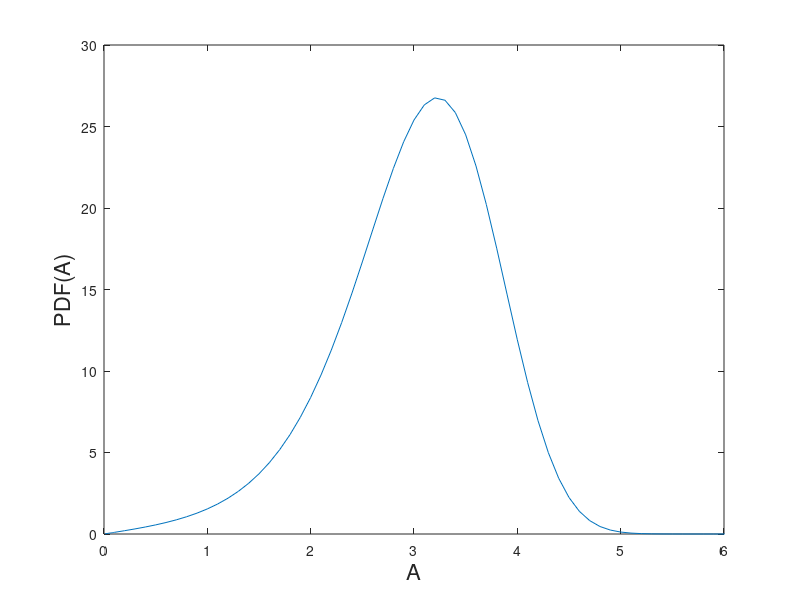

MATLAB code to generate this figure: (Note: this script raises an error after producing the figure.)
%----------- Amplitude dynamics and statistics of Van der Pol oscillator -----------------
%----------- Nicolas Noiray. last update: nov. 2016
% Matlab script and simulink model used to generate the figure 4
% of the paper entitled "Linear Growth Rate Estimation From Dynamics 
% and Statistics of Acoustic Signal Envelope in Turbulent Combustors" 
% from Nicolas Noiray and published in 2017 in the 
% Journal of Engineering for Gas Turbines and Power


clear all
close all

% Parameters of the stochastic Van der Pol oscillator
omega=2*pi*120;
nu=4;
kappa=3.4;
Gamma=1e7;
% Theoretical PDF
a_vec=[0.01:0.01:0.1 0.2:0.1:12]; % Amplitude vector
pdf_A=a_vec.* exp(4*omega^2/Gamma *(nu*a_vec.^2/2-kappa*a_vec.^4/32));
pdf_A_norm=pdf_A./sum(pdf_A.*[0 diff(a_vec)]); % Normalized PDF

figure
plot(a_vec,pdf_A)
xlim([0 6])
xlabel('A','fontsize',16)
ylabel('PDF(A)','fontsize',16)


%% 
% Compute stochastic bifurcation diagram 
nu=-15:0.1:15;
for ii=1:length(nu);
    pdf_Ab(ii,:)=a_vec.* exp(4*omega^2/Gamma *(nu(ii)/2*a_vec.^2-kappa/32*a_vec.^4)) ...
    /sum(a_vec.* exp(4*omega^2/Gamma *(nu(ii)/2*a_vec.^2-kappa/32*a_vec.^4)).*[0 diff(a_vec)]);
    pot_Ab(ii,:)=-(nu(ii)/2*a_vec.^2-kappa/32*a_vec.^4+Gamma/4/omega^2*log(a_vec));
end
[Amp,Nu]=meshgrid(a_vec,nu);

%%
% Perform numerical simulations of the Van der Pol oscillator forced by
% white noise using Simulink for 3 values of the linear growth rate:
% linearly stable (negative growth rate)
% marginaly stable (growth rate=0)
% linearly unstable (positive growth rate)

alpha_i=[48 60 72];
for ii=1:3
T=1*60; % Duration of the simulation (s)
Fs=1000; % Sampling frequency (Hz)
wn=2*pi*120; % oscillator frequency
alpha=alpha_i(ii);% linear damping
beta=60; % linear gain
nu0=(beta-alpha)/2; % linear growth/decay rate  (positive/negative)
random_seed=floor(1e3*rand(1)); % Seed source block
sim VDP_OSCILLATOR
ind_trans=10000;  % index to remove transient part of signal before computing the PDF from the histogram of the simulated data
xi=simout.signals.values(ind_trans:end,1);  % 
eta=simout.signals.values(ind_trans:end,2);
time=simout.time(1:end-ind_trans+1);
nsamp=length(time);
Amp0=abs(hilbert(eta));  % extraction of the enveloppe of the signal using the Hilbert transform (other enveloppe extraction methods exist)
[nya,cya]=hist(Amp0,100); % compute histogram of enveloppe
nya=nya/trapz(cya,nya); % deduce PDF by normalizing the histogram
pdf_tt{ii}.pdf=nya;
pdf_tt{ii}.a=cya;
end

%%
% Plot the results

figure('position',[16   424   865   276]);
subplot('position',[0.05    0.2    0.2    0.7]);
cm=hot(256);cm=cm(end:-1:1,:);
contourf(Nu,Amp,pdf_Ab,'linecolor','none');colormap(cm);
hold on
st_point=sqrt(8*nu/kappa).*(nu>0);
plot(nu,st_point,'k','linewidth',4)
plot(-6*[1 1],[0 12],'--k')
plot(0*[1 1],[0 12],'--k')
plot(6*[1 1],[0 12],'--k')
xlabel('\nu (rad/s)','fontsize',16)
ylabel('A','fontsize',16)
caxis([0 1.2]);%colorbar
set(gca,'fontsize',16,...
    'box','on')
ylim([0 12])

subplot('position',[0.36    0.46    0.2    0.45])
hold on
set(gca,'ytick',[-20 0 20],'xtick',[0 2 4 6],'xticklabel','','fontsize',16,...
    'box','on')
plot(a_vec,-nu(find(nu==-6))/2*a_vec.^2,'--','color',[0.7 0 0],'linewidth',2)
plot(a_vec,+kappa/32*a_vec.^4,'--','color',[0 0 0.7],'linewidth',2)
plot(a_vec,-Gamma/4/omega^2*log(a_vec),'--','color',[0 0.7 0],'linewidth',2)
plot(a_vec,pot_Ab(nu==-6,:),'k','linewidth',3)
ylabel('Potential','fontsize',16)
title('\nu=-6 rad/s','fontsize',16)
xlim([0 7]);ylim([-30 30]);grid on

subplot('position',[0.57    0.46    0.2    0.45])
hold on
set(gca,'ytick',[-20 0 20],'xtick',[0 2 4 6],'yticklabel','','xticklabel','','fontsize',16,...
    'box','on')
plot(a_vec,-nu(find(nu==0))/2*a_vec.^2,'--','color',[0.7 0 0],'linewidth',2)
plot(a_vec,+kappa/32*a_vec.^4,'--','color',[0 0 0.7],'linewidth',2)
plot(a_vec,-Gamma/4/omega^2*log(a_vec),'--','color',[0 0.7 0],'linewidth',2)
plot(a_vec,pot_Ab(nu==0,:),'k','linewidth',3)
ylabel('')
title('\nu=0 rad/s','fontsize',16)
xlim([0 7]);ylim([-30 30]);grid on

subplot('position',[0.78    0.46    0.2    0.45])
hold on
set(gca,'ytick',[-20 0 20],'xtick',[0 2 4 6],'yticklabel','','xticklabel','','fontsize',16,...
    'box','on')
plot(a_vec,-nu(find(nu==6))/2*a_vec.^2,'--','color',[0.7 0 0],'linewidth',2)
plot(a_vec,+kappa/32*a_vec.^4,'--','color',[0 0 0.7],'linewidth',2)
plot(a_vec,-Gamma/4/omega^2*log(a_vec),'--','color',[0 0.7 0],'linewidth',2)
plot(a_vec,pot_Ab(nu==6,:),'k','linewidth',3)
xlabel('');ylabel('')
title('\nu=6 rad/s','fontsize',16)
xlim([0 7]);ylim([-30 30]);grid on


subplot('position',[0.36    0.2   0.2    0.22])
hold on
patch([a_vec a_vec],...
    [zeros(size(a_vec)) pdf_Ab(nu==-6,:)],0.8*ones(1,3))  % theoretical PDF
plot(pdf_tt{3}.a,pdf_tt{3}.pdf,'b','linewidth',2)       % PDF from simulated data
xlabel('A','fontsize',16)
ylabel('PDF','fontsize',16)
set(gca,'fontsize',16,'xtick',[0 2 4 6],...
    'box','on')
xlim([0 7]);ylim([0 1]);grid on

subplot('position',[0.57    0.2   0.2    0.22])
hold on
patch([a_vec a_vec],...
    [zeros(size(a_vec)) pdf_Ab(nu==0,:)],0.8*ones(1,3))  % theoretical PDF
plot(pdf_tt{2}.a,pdf_tt{2}.pdf,'b','linewidth',2)  % PDF from simulated data
xlabel('A','fontsize',16)
set(gca,'yticklabel','','fontsize',16,'xtick',[0 2 4 6],...
    'box','on')
xlim([0 7]);ylim([0 1]);grid on

subplot('position',[0.78    0.2   0.2    0.22])
hold on
patch([a_vec a_vec],...
    [zeros(size(a_vec)) pdf_Ab(nu==6,:)],0.8*ones(1,3))  % theoretical PDF
plot(pdf_tt{1}.a,pdf_tt{1}.pdf,'b','linewidth',2)  % PDF from simulated data
xlabel('A','fontsize',16)
set(gca,'yticklabel','','fontsize',16,'xtick',[0 2 4 6],...
    'box','on')
xlim([0 7]);ylim([0 1]);grid on




